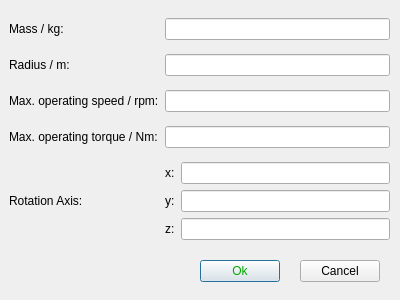
<?xml version="1.0" encoding="UTF-8"?>
<ui version="4.0">
 <class>WheelDialog</class>
 <widget class="QDialog" name="WheelDialog">
  <property name="geometry">
   <rect>
    <x>0</x>
    <y>0</y>
    <width>400</width>
    <height>300</height>
   </rect>
  </property>
  <property name="windowTitle">
   <string>Dialog</string>
  </property>
  <widget class="QWidget" name="gridLayoutWidget">
   <property name="geometry">
    <rect>
     <x>9</x>
     <y>10</y>
     <width>381</width>
     <height>241</height>
    </rect>
   </property>
   <layout class="QGridLayout" name="gridLayout">
    <item row="0" column="0">
     <widget class="QLabel" name="label_2">
      <property name="text">
       <string>Mass / kg:</string>
      </property>
     </widget>
    </item>
    <item row="1" column="0">
     <widget class="QLabel" name="label_3">
      <property name="text">
       <string>Radius / m:</string>
      </property>
     </widget>
    </item>
    <item row="4" column="0">
     <widget class="QLabel" name="label_6">
      <property name="text">
       <string>Rotation Axis:</string>
      </property>
     </widget>
    </item>
    <item row="2" column="0">
     <widget class="QLabel" name="label_4">
      <property name="text">
       <string>Max. operating speed / rpm:</string>
      </property>
     </widget>
    </item>
    <item row="3" column="0">
     <widget class="QLabel" name="label_5">
      <property name="text">
       <string>Max. operating torque / Nm:</string>
      </property>
     </widget>
    </item>
    <item row="0" column="1">
     <widget class="QLineEdit" name="massEdit"/>
    </item>
    <item row="1" column="1">
     <widget class="QLineEdit" name="radiusEdit"/>
    </item>
    <item row="2" column="1">
     <widget class="QLineEdit" name="speedEdit"/>
    </item>
    <item row="3" column="1">
     <widget class="QLineEdit" name="torqueEdit"/>
    </item>
    <item row="4" column="1">
     <layout class="QGridLayout" name="gridLayout_2">
      <item row="1" column="0">
       <widget class="QLabel" name="label_7">
        <property name="text">
         <string>y:</string>
        </property>
       </widget>
      </item>
      <item row="0" column="0">
       <widget class="QLabel" name="label">
        <property name="text">
         <string>x:</string>
        </property>
       </widget>
      </item>
      <item row="2" column="0">
       <widget class="QLabel" name="label_8">
        <property name="text">
         <string>z:</string>
        </property>
       </widget>
      </item>
      <item row="0" column="1">
       <widget class="QLineEdit" name="xEdit"/>
      </item>
      <item row="1" column="1">
       <widget class="QLineEdit" name="yEdit"/>
      </item>
      <item row="2" column="1">
       <widget class="QLineEdit" name="zEdit"/>
      </item>
     </layout>
    </item>
   </layout>
  </widget>
  <widget class="QPushButton" name="okButton">
   <property name="geometry">
    <rect>
     <x>200</x>
     <y>260</y>
     <width>80</width>
     <height>22</height>
    </rect>
   </property>
   <property name="palette">
    <palette>
     <active>
      <colorrole role="ButtonText">
       <brush brushstyle="SolidPattern">
        <color alpha="255">
         <red>0</red>
         <green>170</green>
         <blue>0</blue>
        </color>
       </brush>
      </colorrole>
     </active>
     <inactive>
      <colorrole role="ButtonText">
       <brush brushstyle="SolidPattern">
        <color alpha="255">
         <red>0</red>
         <green>170</green>
         <blue>0</blue>
        </color>
       </brush>
      </colorrole>
     </inactive>
     <disabled>
      <colorrole role="ButtonText">
       <brush brushstyle="SolidPattern">
        <color alpha="255">
         <red>190</red>
         <green>190</green>
         <blue>190</blue>
        </color>
       </brush>
      </colorrole>
     </disabled>
    </palette>
   </property>
   <property name="text">
    <string>Ok</string>
   </property>
  </widget>
  <widget class="QPushButton" name="cancelButton">
   <property name="geometry">
    <rect>
     <x>300</x>
     <y>260</y>
     <width>80</width>
     <height>22</height>
    </rect>
   </property>
   <property name="text">
    <string>Cancel</string>
   </property>
  </widget>
 </widget>
 <resources/>
 <connections/>
</ui>
